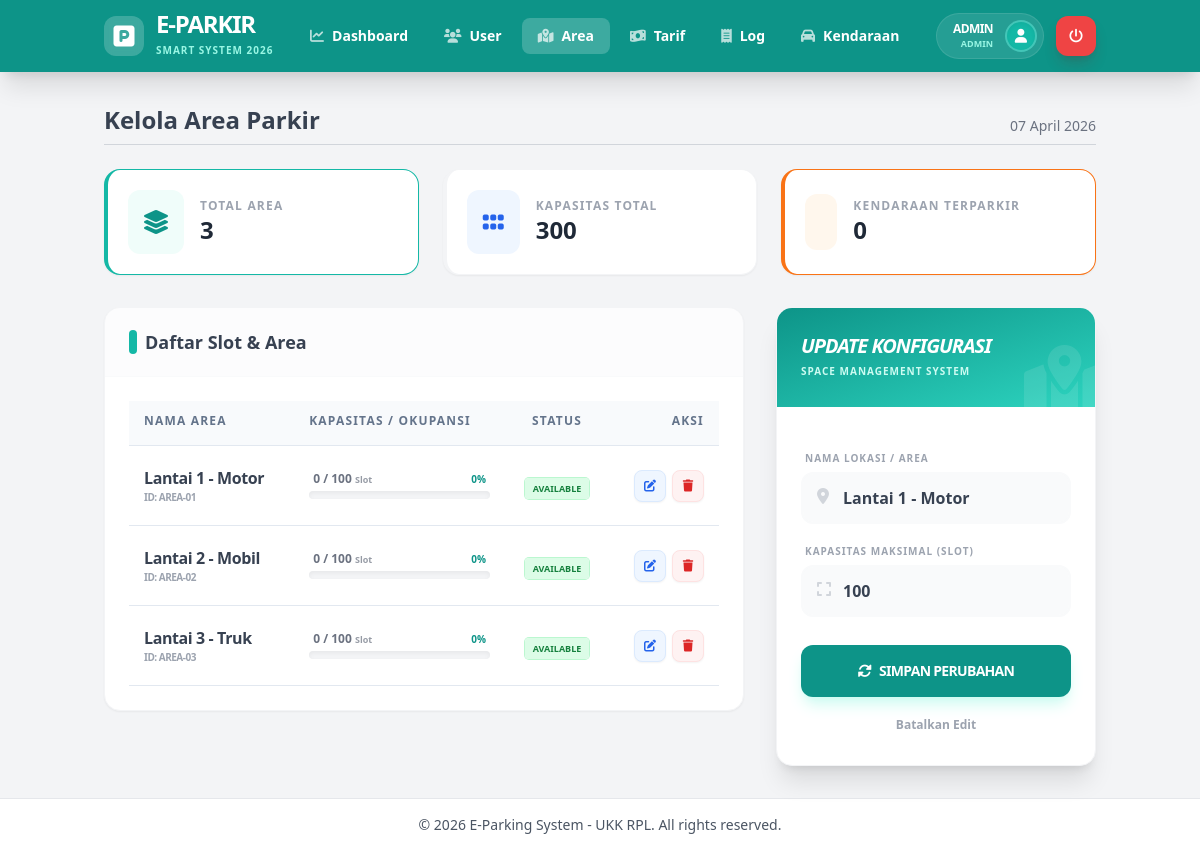
/pages/admin/area.php?edit=1 (signed in), run on the app's committed database.
### tables this page shows
CREATE TABLE IF NOT EXISTS area_parkir (
    id_area INT AUTO_INCREMENT PRIMARY KEY,
    nama_area VARCHAR(50) NOT NULL,
    kapasitas INT NOT NULL,
    terisi INT DEFAULT 0
);

### pages/admin/area.php (the view, shortened to what this page needs)
<?php
require_once __DIR__ . '/../../config/db.php';
$is_edit = false;
$edit_nama = '';
$edit_kapasitas = '';
if (isset($_GET['edit'])) {
    $is_edit = true;
    $edit_id = intval($_GET['edit']);
    $query_edit = "SELECT * FROM area_parkir WHERE id_area = $edit_id";
    $res_edit = mysqli_query($conn, $query_edit);
    if ($row_edit = mysqli_fetch_assoc($res_edit)) {
        $edit_nama = $row_edit['nama_area'];
        $edit_kapasitas = $row_edit['kapasitas'];
    }
}
$total_area = mysqli_fetch_assoc(mysqli_query($conn, "SELECT COUNT(*) as total FROM area_parkir"))['total'];
$total_kapasitas = mysqli_fetch_assoc(mysqli_query($conn, "SELECT SUM(kapasitas) as total FROM area_parkir"))['total'];
$total_terisi = mysqli_fetch_assoc(mysqli_query($conn, "SELECT SUM(terisi) as total FROM area_parkir"))['total'];
include __DIR__ . '/../../includes/header.php';
?>
<div class="grid grid-cols-1 md:grid-cols-3 gap-6 mb-8">
    <div class="bg-white rounded-2xl shadow-sm border border-gray-100 p-5 flex items-center space-x-4 hover:shadow-md transition border-l-4 border-teal-500">
        <div class="p-4 bg-teal-50 rounded-xl text-teal-600 font-bold">
            <i class="fas fa-layer-group text-2xl"></i>
        </div>
        <div>
            <p class="text-xs font-bold text-gray-400 uppercase tracking-widest">Total Area</p>
            <h4 class="text-2xl font-black text-gray-800"><?php echo $total_area; ?></h4>
        </div>
    </div>
    <div class="bg-white rounded-2xl shadow-sm border border-gray-100 p-5 flex items-center space-x-4 hover:shadow-md transition border-l-4 border-blue-500">
        <div class="p-4 bg-blue-50 rounded-xl text-blue-600 font-bold">
            <i class="fas fa-grip text-2xl"></i>
        </div>
        <div>
            <p class="text-xs font-bold text-gray-400 uppercase tracking-widest">Kapasitas Total</p>
            <h4 class="text-2xl font-black text-gray-800"><?php echo $total_kapasitas ?? 0; ?></h4>
        </div>
    </div>
    <div class="bg-white rounded-2xl shadow-sm border border-gray-100 p-5 flex items-center space-x-4 hover:shadow-md transition border-l-4 border-orange-500">
        <div class="p-4 bg-orange-50 rounded-xl text-orange-600 font-bold">
        </div>
        <div>
            <p class="text-xs font-bold text-gray-400 uppercase tracking-widest">Kendaraan Terparkir</p>
            <h4 class="text-2xl font-black text-gray-800"><?php echo $total_terisi ?? 0; ?></h4>
        </div>
    </div>
</div>
<div class="flex flex-col lg:flex-row gap-8">
    <div class="w-full lg:w-2/3">
        <div class="bg-white rounded-2xl shadow-sm border border-gray-100 overflow-hidden">
            <div class="px-6 py-5 border-b border-gray-50 bg-gray-50/50 flex justify-between items-center">
                <div class="flex items-center space-x-2">
                    <div class="w-2 h-6 bg-teal-500 rounded-full"></div>
                    <h3 class="text-lg font-bold text-gray-700">Daftar Slot & Area</h3>
                </div>
            </div>
            <div class="overflow-x-auto p-6">
                <table class="w-full">
                    <thead>
                        <tr class="text-left text-gray-400 text-xs font-black uppercase tracking-widest border-b border-gray-100">
                            <th class="pb-4">Nama Area</th>
                            <th class="pb-4">Kapasitas / Okupansi</th>
                            <th class="pb-4 text-center">Status</th>
                            <th class="pb-4 text-right">Aksi</th>
                        </tr>
                    </thead>
                    <tbody class="divide-y divide-gray-50">
                        <?php
                        $query = "SELECT * FROM area_parkir ORDER BY nama_area ASC";
                        $result = mysqli_query($conn, $query);
                        while ($row = mysqli_fetch_assoc($result)):
                            $terisi = $row['terisi'];
                            $kapasitas = $row['kapasitas'];
                            $persen = ($kapasitas > 0) ? ($terisi / $kapasitas) * 100 : 0;
                        ?>
                        <tr class="group hover:bg-teal-50/30 transition-colors">
                            <td class="py-5">
                                <div class="font-black text-gray-700 tracking-tight"><?php echo htmlspecialchars($row['nama_area']); ?></div>
                                <div class="text-[10px] text-gray-400 font-bold uppercase tracking-tighter">ID: AREA-0<?php echo $row['id_area']; ?></div>
                            </td>
                            <td class="py-5">
                                <div class="flex items-center justify-between mb-1.5 px-1">
                                    <span class="text-xs font-bold text-gray-500 leading-none"><?php echo $terisi; ?> / <?php echo $kapasitas; ?> <small class="text-[9px] opacity-70">Slot</small></span>
                                    <span class="text-[10px] font-black text-teal-600 leading-none"><?php echo round($persen); ?>%</span>
                                </div>
                                <div class="w-full h-2 bg-gray-100 rounded-full overflow-hidden shadow-inner">
                                </div>
                            </td>
                            <td class="py-5 text-center">
                                <?php if($persen >= 100): ?>
                                    <span class="px-2 py-1 bg-red-100 text-red-700 rounded text-[9px] font-black uppercase ring-1 ring-red-200">Full</span>
                                <?php else: ?>
                                    <span class="px-2 py-1 bg-green-100 text-green-700 rounded text-[9px] font-black uppercase ring-1 ring-green-200">Available</span>
                                <?php endif; ?>
                            </td>
                            <td class="py-5 text-right">
                                <div class="flex justify-end space-x-1.5">
                                    <a href="area.php?edit=<?php echo $row['id_area']; ?>" class="w-8 h-8 rounded-lg flex items-center justify-center bg-blue-50 text-blue-600 hover:bg-blue-600 hover:text-white transition shadow-sm border border-blue-100">
                                        <i class="fas fa-edit text-xs"></i>
                                    </a>
                                    <a href="area.php?hapus=<?php echo $row['id_area']; ?>" class="w-8 h-8 rounded-lg flex items-center justify-center bg-red-50 text-red-600 hover:bg-red-600 hover:text-white transition shadow-sm border border-red-100" onclick="return confirm('Hapus area ini?');">
                                        <i class="fas fa-trash text-xs"></i>
                                    </a>
                                </div>
                            </td>
                        </tr>
                        <?php endwhile; ?>
                    </tbody>
                </table>
            </div>
        </div>
    </div>
    <div class="w-full lg:w-1/3">
        <div class="bg-white rounded-2xl shadow-xl border border-gray-100 overflow-hidden sticky top-8">
            <div class="bg-gradient-to-br from-teal-600 to-teal-400 px-6 py-7 text-white relative">
                <i class="fas fa-map-marked-alt absolute right-[-10px] bottom-[-10px] text-7xl opacity-10"></i>
                <h3 class="text-xl font-black italic tracking-tighter uppercase leading-none">
                    <?php echo $is_edit ? 'Update Konfigurasi' : 'Registrasi Area'; ?>
                </h3>
                <p class="text-teal-100 text-[10px] font-bold uppercase tracking-widest mt-2">Space Management System</p>
            </div>
            <form method="POST" action="area.php" class="p-6 space-y-5">
                <div>
                    <label class="block text-[10px] font-black text-gray-400 uppercase tracking-widest mb-1.5 pl-1">Nama Lokasi / Area</label>
                    <div class="relative group">
                        <span class="absolute left-4 top-3 text-gray-300 group-focus-within:text-teal-500 transition"><i class="fas fa-location-dot"></i></span>
                        <input type="text" name="nama_area" class="w-full pl-10 pr-4 py-3 bg-gray-50 border-2 border-gray-50 rounded-xl focus:outline-none focus:border-teal-500 focus:bg-white transition text-gray-700 font-bold"
                        value="<?php echo htmlspecialchars($edit_nama); ?>" required placeholder="Mis: Lantai 1 - Sektor A">
                    </div>
                </div>
                <div>
                    <label class="block text-[10px] font-black text-gray-400 uppercase tracking-widest mb-1.5 pl-1">Kapasitas Maksimal (Slot)</label>
                    <div class="relative group">
                        <span class="absolute left-4 top-3 text-gray-300 group-focus-within:text-teal-500 transition"><i class="fas fa-expand"></i></span>
                        <input type="number" name="kapasitas" class="w-full pl-10 pr-4 py-3 bg-gray-50 border-2 border-gray-50 rounded-xl focus:outline-none focus:border-teal-500 focus:bg-white transition text-gray-700 font-black"
                        value="<?php echo htmlspecialchars($edit_kapasitas); ?>" required placeholder="100">
                    </div>
                </div>
                <div class="pt-2 space-y-3">
                    <button type="submit" class="w-full bg-teal-600 hover:bg-teal-700 text-white font-black py-4 rounded-xl transition shadow-lg shadow-teal-100 flex items-center justify-center space-x-2 uppercase text-sm tracking-tighter">
                        <i class="fas <?php echo $is_edit ? 'fa-rotate' : 'fa-plus-circle'; ?>"></i>
                        <span><?php echo $is_edit ? 'Simpan Perubahan' : 'Daftarkan Lokasi'; ?></span>
                    </button>
                    <?php if($is_edit): ?>
                        <a href="area.php" class="block w-full text-center py-2 text-gray-400 font-bold hover:text-gray-600 transition text-xs">Batalkan Edit</a>
                    <?php endif; ?>
                </div>
            </form>
        </div>
    </div>
</div>
<?php include __DIR__ . '/../../includes/footer.php'; ?>

### assets/style.css (style rules this page uses)
:root { --primary: #0d9488; --secondary: #64748b; --success: #22c55e; --danger: #ef4444; --light: #f1f5f9; --dark: #1e293b; --white: #ffffff; }
* { box-sizing: border_box; margin: 0; padding: 0; font-family: 'Segoe UI', Tahoma, Geneva, Verdana, sans-serif; }
body { background-color: var(--light); color: var(--dark); display: flex; min-height: 100vh; }
table { width: 100%; border-collapse: collapse; }
th, td { padding: 12px 15px; text-align: left; border-bottom: 1px solid #e2e8f0; }
th { background-color: #f8fafc; color: var(--secondary); font-weight: 600; }

### includes/header.php (style rules this page uses)
body { font-family: 'Inter', sans-serif; background-color: #f3f4f6; }

### data on the page
area_parkir: nama_area "Lantai 1 - Motor", id_area "1", terisi "0", kapasitas "100", shows "AVAILABLE"
area_parkir: nama_area "Lantai 2 - Mobil", id_area "2", terisi "0", kapasitas "100", shows "AVAILABLE"
area_parkir: nama_area "Lantai 3 - Truk", id_area "3", terisi "0", kapasitas "100", shows "AVAILABLE"

### other printed values
$_SESSION['username'] "ADMIN"
$_SESSION['role'] "ADMIN"
$page_title "Kelola Area Parkir"
$total_area "3"
$total_kapasitas "300"
$total_terisi "0"
